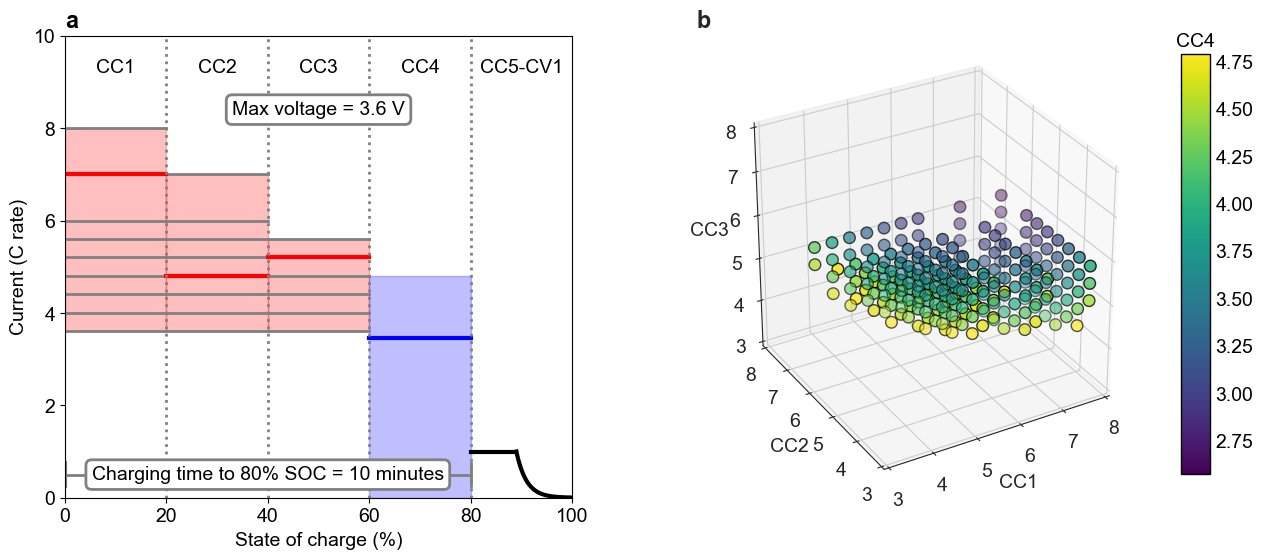

Write the Python code that produced this figure.
#!/usr/bin/env python3
# -*- coding: utf-8 -*-
"""
Created on Sun Oct 14 14:02:51 2018

@author: peter
"""

import numpy as np
import matplotlib.pyplot as plt
from matplotlib import rcParams

import matplotlib
import matplotlib.cm as cm
from mpl_toolkits.mplot3d import Axes3D
from mpl_toolkits.axes_grid1 import make_axes_locatable
import seaborn as sns

fig = plt.subplots(1,2,figsize=(16,6))
ax1 = plt.subplot(121)
with sns.axes_style('white'):
    ax2 = plt.subplot(122, projection='3d')

FS = 14
LW = 3

rcParams['pdf.fonttype'] = 42
rcParams['ps.fonttype'] = 42
rcParams['font.size'] = FS
rcParams['axes.labelsize'] = FS
rcParams['xtick.labelsize'] = FS
rcParams['ytick.labelsize'] = FS
rcParams['font.sans-serif'] = ['Arial']


########## 2a ##########

# Initialize axis limits
ax1.set_xlabel('State of charge (%)')
ax1.set_ylabel('Current (C rate)')
ax1.set_xlim([0,100])
ax1.set_ylim([0,10])

# Add grey lines
C1list = [3.6, 4.0, 4.4, 4.8, 5.2, 5.6, 6.0, 7.0, 8.0]
C2list = [3.6, 4.0, 4.4, 4.8, 5.2, 5.6, 6.0, 7.0]
C3list = [3.6, 4.0, 4.4, 4.8, 5.2, 5.6]

for c1 in C1list:
    ax1.plot([0,20], [c1,c1], linewidth=2, color='grey')
for c2 in C2list:
    ax1.plot([20,40],[c2,c2], linewidth=2, color='grey')
for c3 in C3list:
    ax1.plot([40,60],[c3,c3], linewidth=2, color='grey')
    
# Add example policy
c1, c2, c3, c4 = 7.0, 4.8, 5.2, 3.45
ax1.plot([0,20], [c1,c1], linewidth=LW, color='red')
ax1.plot([20,40],[c2,c2], linewidth=LW, color='red')
ax1.plot([40,60],[c3,c3], linewidth=LW, color='red')
ax1.plot([60,80],[c4,c4], linewidth=LW, color='blue')

# Add bands
ax1.axvspan(0,  20, ymin=0.36, ymax=0.8,  color='red', alpha=0.25)
ax1.axvspan(20, 40, ymin=0.36, ymax=0.7,  color='red', alpha=0.25)
ax1.axvspan(40, 60, ymin=0.36, ymax=0.56, color='red', alpha=0.25)
ax1.axvspan(60, 80, ymin=0,    ymax=0.48, color='blue', alpha=0.25)

# Dotted lines for SOC bands
for k in [2,4,6,8]:
    ax1.plot([k*10,k*10],[0,10], linewidth=2, color='grey', linestyle=':')
    
# CC labels
label_height = 9.2
for k in np.arange(4):
    ax1.text(10+20*k,label_height,'CC'+str(k+1), horizontalalignment='center')
ax1.text(90,label_height,'CC5-CV1', horizontalalignment='center')

# Add 1C charging
ax1.plot([80,89],[1,1], linewidth=LW, color='black')
x = np.linspace(89,100,100)
y = np.exp(-0.5*(x-89))
ax1.plot(x,y, linewidth=LW, color='black')

# Charging time text box
ct_label_height = 0.5
ax1.plot([0.1,0.1],[ct_label_height-0.25,ct_label_height+0.25], linewidth=3, color='grey')
ax1.plot([80,80],[ct_label_height-0.25,ct_label_height+0.25], linewidth=2, color='grey')
ax1.plot([0,80],[ct_label_height,ct_label_height], linewidth=2, color='grey')

textstr = 'Charging time to 80% SOC = 10 minutes'
props = dict(boxstyle='round', facecolor='white', edgecolor='grey',alpha=1,linewidth=2)
ax1.text(0.4, ct_label_height/10, textstr,transform=ax1.transAxes, fontsize=FS,
        verticalalignment='center', horizontalalignment='center',bbox=props)

# Voltage label text box
v_label_height = 8.4
v_label_lines = False
if v_label_lines:
    ax1.plot([0.1,0.1],[v_label_height-0.25,v_label_height+0.25], linewidth=3, color='grey')
    ax1.plot([99.9,99.9],[v_label_height-0.25,v_label_height+0.25], linewidth=3, color='grey')
    ax1.plot([0,100],[v_label_height,v_label_height], linewidth=2, color='grey')

textstr = 'Max voltage = 3.6 V'
props = dict(boxstyle='round', facecolor='white', edgecolor='grey',alpha=1,linewidth=2)
ax1.text(0.5, v_label_height/10, textstr,transform=ax1.transAxes, fontsize=FS,
        verticalalignment='center', horizontalalignment='center',bbox=props)

ax1.set_title('a', loc='left', weight='bold')

########## 2b ##########
##############################################################################
# PLOTTING PARAMETERS
colormap = 'viridis'
el, az = 30, 240
point_size = 70
seed = 0
##############################################################################

# IMPORT DATA
param_space = np.genfromtxt('policies_all.csv', delimiter=',')

CC1 = param_space[:,0]
CC2 = param_space[:,1]
CC3 = param_space[:,2]
CC4 = param_space[:,3]
min_CC4 = np.min(CC4)
max_CC4 = np.max(CC4)

## INITIALIZE PLOT
# SETTINGS
ax2.set_aspect('equal')
ax2.set_title('b',loc='left', weight='bold')

## PLOT POLICIES
with plt.style.context(('classic')):
    plt.set_cmap(colormap)
    ax2.scatter(CC1,CC2,CC3, s=point_size, c=CC4,
               vmin=min_CC4, vmax=max_CC4)
    
    ax2.set_xlabel('CC1',fontsize=FS), ax2.set_xlim([3, 8])
    ax2.set_ylabel('CC2',fontsize=FS), ax2.set_ylim([3, 8])
    ax2.set_zlabel('CC3',fontsize=FS), ax2.set_zlim([3, 8])
    
    ax2.view_init(elev=el, azim=az)
    
    # ADD COLORBAR
    #ax2.subplots_adjust(left=0.01,right=0.85,bottom=0.02,top=0.98,wspace=0.000001)
    cbar_ax = fig[0].add_axes([0.9, 0.15, 0.02, 0.7]) # [left, bottom, width, height]
    norm = matplotlib.colors.Normalize(min_CC4, max_CC4)
    m = plt.cm.ScalarMappable(norm=norm, cmap=colormap)
    m.set_array([])
    
    cbar = plt.colorbar(m, cax=cbar_ax)
    cbar.ax.tick_params(labelsize=FS,length=0)
    cbar.ax.set_title('CC4',fontsize=FS)

#plt.tight_layout()
plt.savefig('fig2.png',bbox_inches='tight')
plt.savefig('fig2.pdf',bbox_inches='tight',format='pdf')